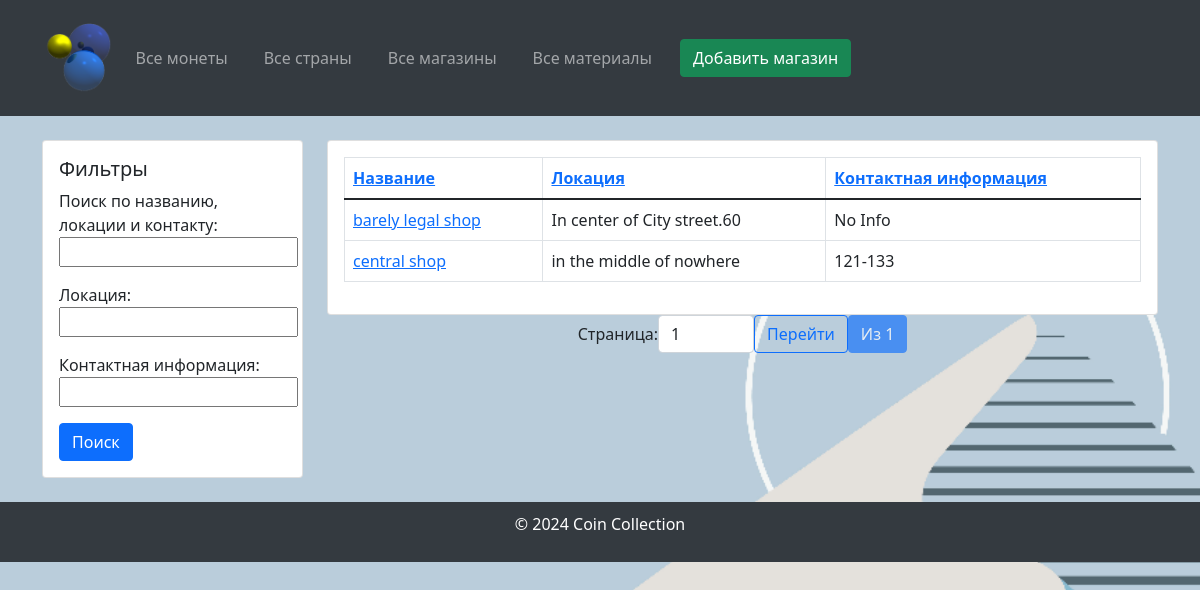
The page /shops/ on the database as committed earlier.
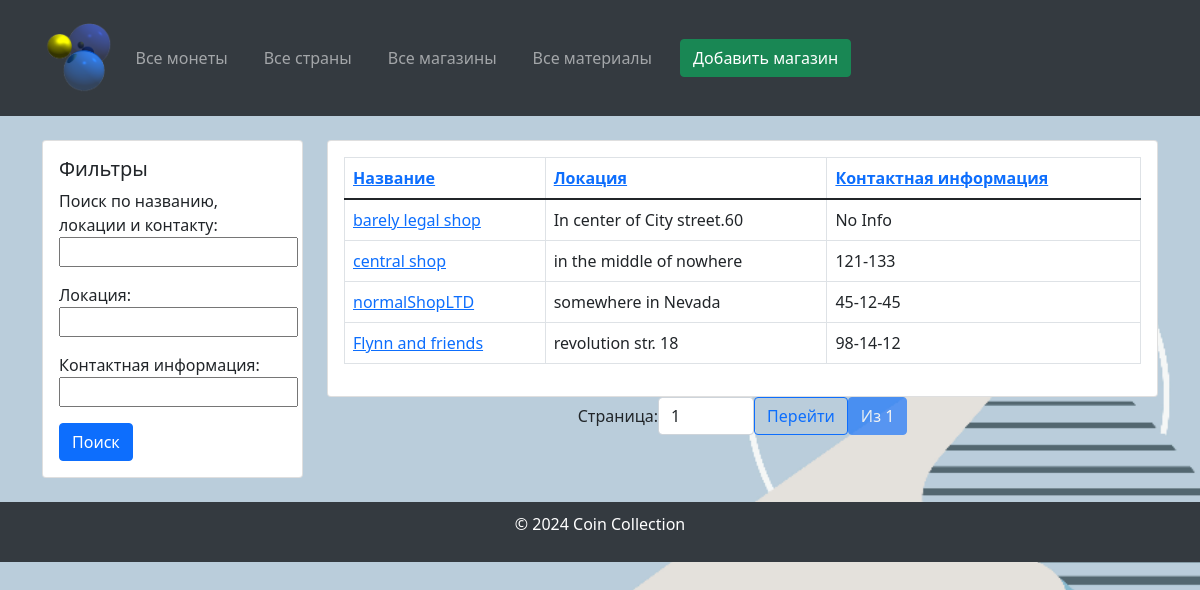
The same page on the database as committed later.
### coindb/models.py (models this page shows, shortened)
class Shop(models.Model):
    name = models.CharField(max_length=255, verbose_name="Shop Name")
    location = models.CharField(max_length=255, verbose_name="Shop Location")
    contact_info = models.CharField(max_length=255, verbose_name="Contact Info", default="No Info")
    class Meta:
        verbose_name = "Shop"
        verbose_name_plural = "Shops"

### coindb/views.py (the view)
# urls.py: path('shops/', views.ShopListView.as_view(), name='shop_list'),
class ShopListView(ListView):
    model = Shop
    template_name = 'shop/shop_list.html'
    context_object_name = 'shops'
    filterset_class = ShopFilterSet
    paginate_by = 10
    def get_queryset(self):
        queryset = super().get_queryset()
        shop_filter = ShopFilterSet(self.request.GET, queryset=queryset)
        queryset = shop_filter.qs
        return queryset
    def get_context_data(self, **kwargs):
        context = super().get_context_data(**kwargs)
        queryset = self.get_queryset()
        paginator = Paginator(queryset, self.paginate_by)
        page_number = self.request.GET.get('page')
        page_obj = paginator.get_page(page_number)
        context['page_obj'] = page_obj
        context['filter'] = ShopFilterSet(self.request.GET, queryset=queryset)
        return context

### templates/shop/shop_list.html (shortened to what this page needs)
{% extends 'base.html' %}
{% block sidebar %}
    <div class="col-md-12 mb-4">
        <div class="card">
            <div class="card-body">
                <form method="get">
                    <h5 class="card-title">Фильтры</h5>
                    {{ filter.form.as_p }}
                    <button type="submit" class="btn btn-primary">Поиск</button>
                </form>
            </div>
        </div>
    </div>
{% endblock %}
{% block content %}
    <div class="card">
        <div class="card-body">
            <table class="table table-bordered">
                <thead>
                <tr>
                    <th>
                        <a href="?sort=name{% if request.GET.sort == 'name' and request.GET.order != 'desc' %}&order=desc{% endif %}">
                            Название
                        </a>
                    </th>
                    <th>
                        <a href="?sort=location{% if request.GET.sort == 'location' and request.GET.order != 'desc' %}&order=desc{% endif %}">
                            Локация
                        </a>
                    </th>
                    <th>
                        <a href="?sort=contact_info{% if request.GET.sort == 'contact_info' and request.GET.order != 'desc' %}&order=desc{% endif %}">
                            Контактная информация
                        </a>
                    </th>
                </tr>
                </thead>
                <tbody>
                {% for shop in shops %}
                    <tr>
                        <td><a href="{% url 'shop_detail' shop.id %}">{{ shop.name }}</a></td>
                        <td>{{ shop.location }}</td>
                        <td>{{ shop.contact_info }}</td>
                    </tr>
                {% empty %}
                    <tr>
                        <td colspan="3" class="text-center">Магазины не найдены</td>
                    </tr>
                {% endfor %}
                </tbody>
            </table>
        </div>
    </div>
    <div class="pagination justify-content-center">
        <form method="get" class="d-inline-flex align-items-center">
            <label for="page-input" class="mr-2">Страница:</label>
            <input type="number" id="page-input" name="page" value="{{ page_obj.number }}" min="1"
                   max="{{ page_obj.paginator.num_pages }}" class="form-control w-auto" style="width: 80px;">
            <button type="submit" class="btn btn-outline-primary ml-2">Перейти</button>
        </form>
        <span class="btn btn-primary disabled ml-2">Из {{ page_obj.paginator.num_pages }}</span>
    </div>
{% endblock %}

Rows that differ between the two databases and show on the page:
added Shop: name "normalShopLTD", location "somewhere in Nevada", contact_info "45-12-45"
added Shop: name "Flynn and friends", location "revolution str. 18", contact_info "98-14-12"
